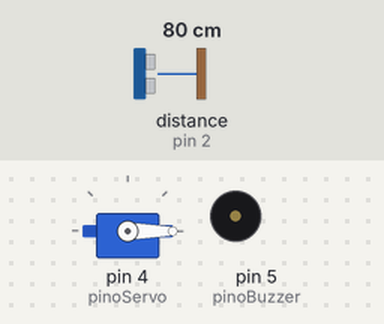
This sketch was run on a simulated Arduino Uno, built with avr-gcc and run on an emulated ATmega328P. On the bench: servo, buzzer (waves = sounding). Wiring (inferred from the names in the program): ultrasonic range finder: trigger pin 3; echo pin 2. The inputs (shaded band) are chosen by the test bench; at power-on: distance to the obstacle (sensor on pin 2) 80 cm. The echo pulse lasts 58.3 µs per cm.

Above: at 1.8 s.
1.9 s: distance to the obstacle (sensor on pin 2) set to 23 cm
3.4 s: distance to the obstacle (sensor on pin 2) set to 20 cm
At 5.1 s:
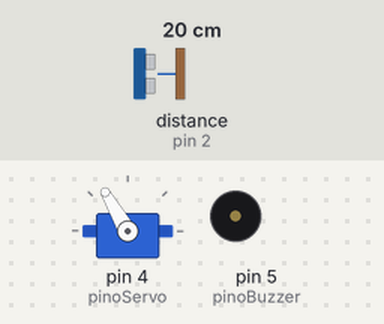
5.9 s: distance to the obstacle (sensor on pin 2) set to 35 cm
At 8.22 s:
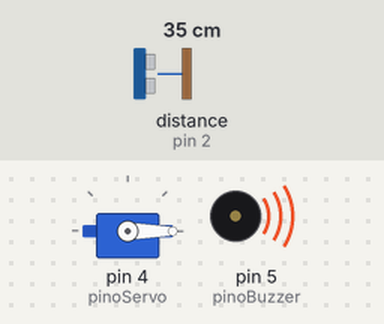
10.0 s: distance to the obstacle (sensor on pin 2) set to 2 cm
At 10.82 s:
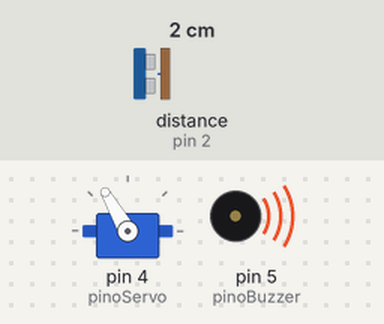
12.5 s: distance to the obstacle (sensor on pin 2) set to 60 cm
At 16.8 s:
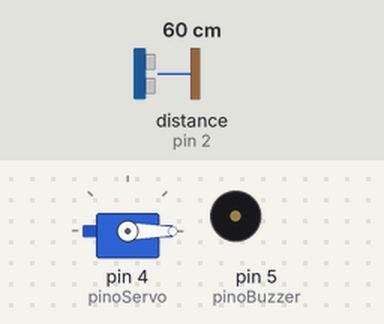
Timing chart, 0 to 17.6 s (numbered marks = the images above; inputs shaded):
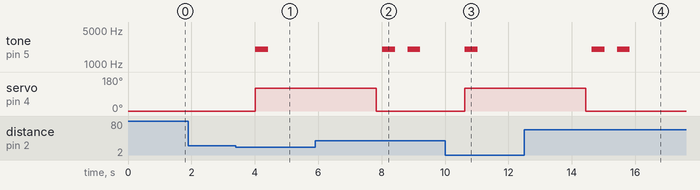

Measured:
- the behaviour switches between 22 and 21 cm on distance to the obstacle (sensor on pin 2) (found by bisection; images 0 and 1)
- after the input at 1.9 s, every drawn part: stays the same
- after the input at 3.4 s, tone on pin 5 (pinoBuzzer): silent → 2000 Hz after 0.62 s, → silent 0.40 s later; servo on pin 4 (pinoServo): 0° → 120° after 0.62 s
- after the input at 5.9 s, tone on pin 5 (pinoBuzzer): alternates 2000 Hz for 0.40 s and silent for 0.40 s, starting after 2.1 s; servo on pin 4 (pinoServo): 120° → 0° after 1.9 s
- after the input at 10.0 s, tone on pin 5 (pinoBuzzer): silent → 2000 Hz after 0.62 s, → silent 0.40 s later; servo on pin 4 (pinoServo): 0° → 120° after 0.62 s
- after the input at 12.5 s, tone on pin 5 (pinoBuzzer): alternates 2000 Hz for 0.40 s and silent for 0.40 s, 4 changes in all, then stays silent, starting after 2.1 s; servo on pin 4 (pinoServo): 120° → 0° after 1.9 s

The sketch:

lixeiraSmart.ino
```cpp
#include <Servo.h>

const int trigPinSaida = 3;
const int echoPinEntrada = 2;
const int pinoBuzzer = 5;
const int pinoServo = 4;

Servo meuServo;

bool tampaAberta = false;
unsigned long tempoAberturaTampa = 0;

void setup() {
  pinMode(trigPinSaida, OUTPUT);
  pinMode(echoPinEntrada, INPUT);
  pinMode(pinoBuzzer, OUTPUT);
  meuServo.attach(pinoServo);
  meuServo.write(0);
  Serial.begin(9600);
}

void loop() {
  int distancia = obterDistancia();

  if (distancia <= 20 && !tampaAberta) {
    abrirTampa();
  }

  if (tampaAberta && distancia > 20) {
    if (millis() - tempoAberturaTampa > 3000) {
      fecharTampa();
    }
  }

  delay(1000);
}

int obterDistancia() {
  digitalWrite(trigPinSaida, LOW);
  delayMicroseconds(2);

  digitalWrite(trigPinSaida, HIGH);
  delayMicroseconds(10);
  digitalWrite(trigPinSaida, LOW);

  long duracao = pulseIn(echoPinEntrada, HIGH);
  int distanciaCalculada = duracao * 0.034 / 2;
  return distanciaCalculada;
}

void abrirTampa() {
  meuServo.write(120);
  tampaAberta = true;
  tempoAberturaTampa = millis();
  tocarBipe(1);
}

void fecharTampa() {
  meuServo.write(0);
  delay(200);
  tampaAberta = false;
  tocarBipe(2);
}

void tocarBipe(int vezes) {
  for (int i = 0; i < vezes; i++) {
    tone(pinoBuzzer, 2000);
    delay(400);
    noTone(pinoBuzzer);
    delay(400);
  }
}
```
